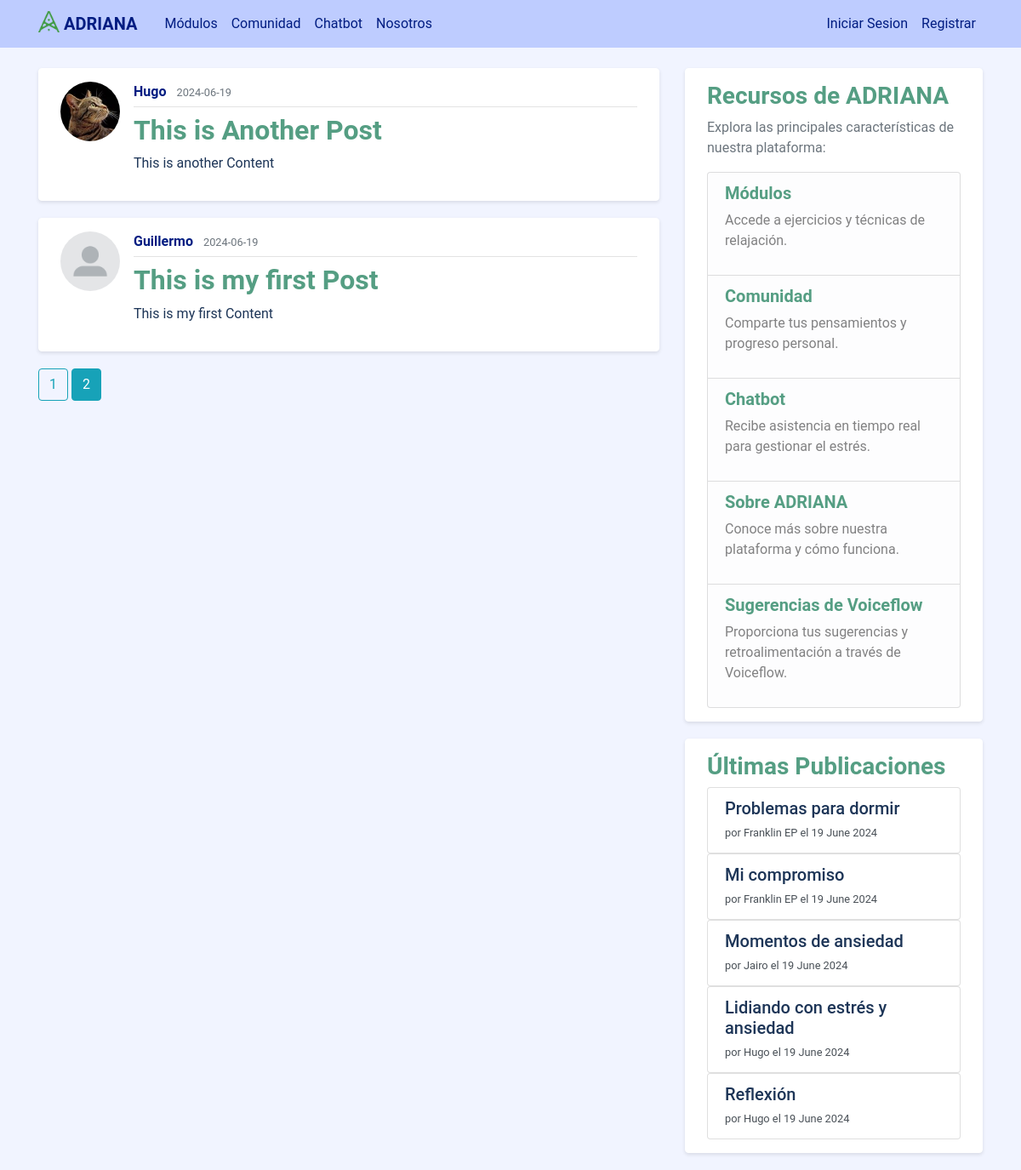
The page /home?page=2 on the database as committed earlier.
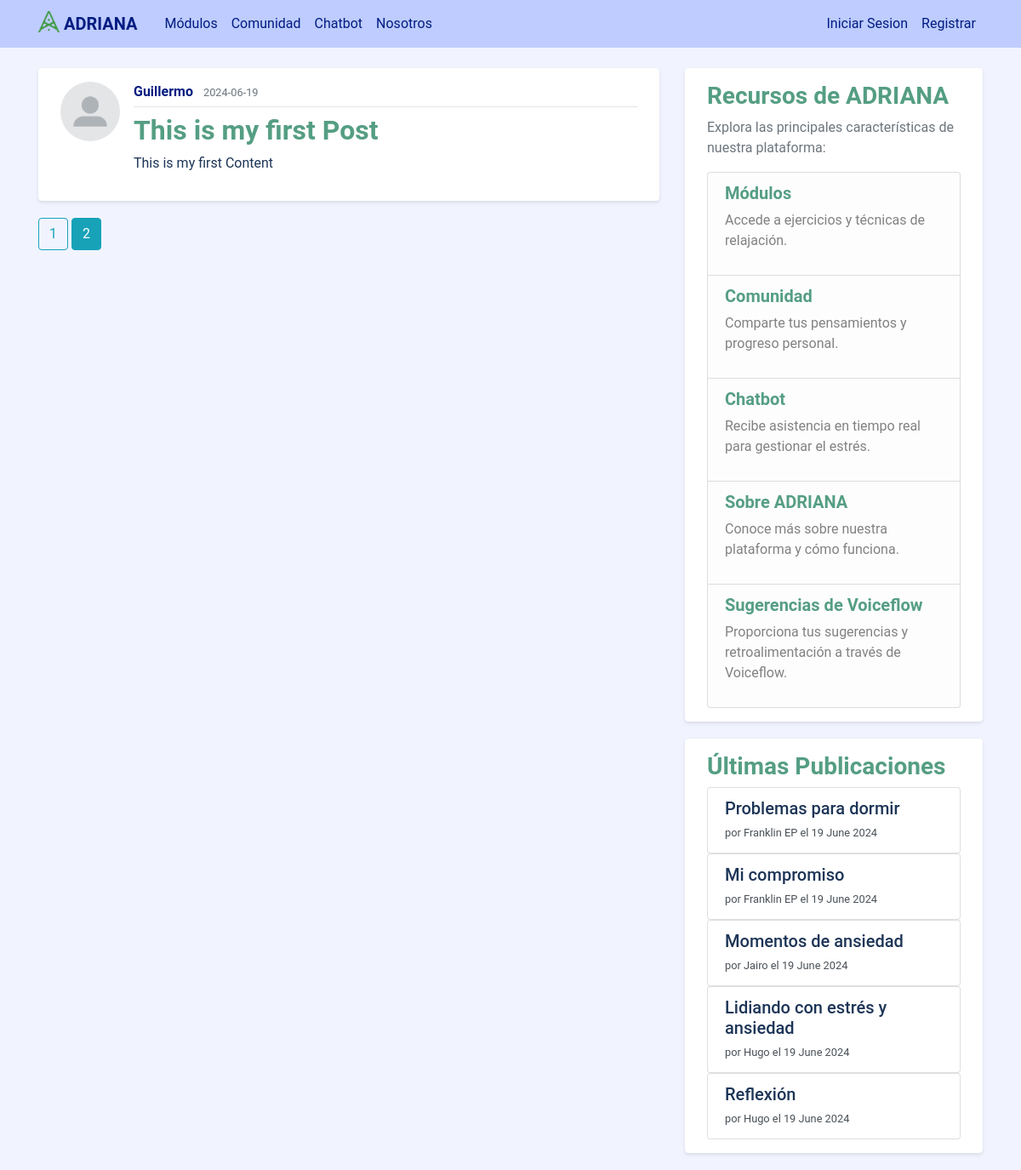
The same page on the database as committed later.
### adriana_assistant/models.py (models this page shows, shortened)
class Post(db.Model):
    id = db.Column(db.Integer, primary_key=True)
    title = db.Column(db.String(100), nullable=False)
    date_posted = db.Column(db.DateTime, nullable=False, default=datetime.utcnow)
    content = db.Column(db.Text, nullable=False)
    user_id = db.Column(db.Integer, db.ForeignKey('user.id'), nullable=False)

class User(db.Model, UserMixin):
    id = db.Column(db.Integer, primary_key=True)
    username = db.Column(db.String(20), unique=True, nullable=False)
    email = db.Column(db.String(120), unique=True, nullable=False)
    image_file = db.Column(db.String(20), nullable=False, default='default.jpg')
    password = db.Column(db.String(60), nullable=False)
    posts = db.relationship('Post', backref='author', lazy=True)

### adriana_assistant/routes.py (the view)
@app.route("/")
@app.route("/home")
def home():
    page = request.args.get('page', 1, type=int)
    posts = Post.query.order_by(Post.date_posted.desc()).paginate(page=page, per_page=5)
    latest_posts = Post.query.order_by(Post.date_posted.desc()).limit(5).all()
    return render_template('home.html', posts=posts, latest_posts=latest_posts)

### adriana_assistant/templates/home.html
{% extends "layout.html" %}
{% block content %}
    {% for post in posts.items %}
        <article class="media content-section">
          <img class="rounded-circle article-img" src="{{ url_for('static', filename='profile_pics/' + post.author.image_file) }}">
          <div class="media-body">
            <div class="article-metadata">
              <a class="mr-2 username" href="{{ url_for('user_posts', username=post.author.username) }}">{{ post.author.username }}</a>
              <small class="text-muted">{{ post.date_posted.strftime('%Y-%m-%d') }}</small>
            </div>
            <h2><a class="article-title" href="{{ url_for('post', post_id=post.id) }}">{{ post.title }}</a></h2>
            <p class="article-content">{{ post.content }}</p>
          </div>
        </article>
    {% endfor %}
    {% for page_num in posts.iter_pages(left_edge=1, right_edge=1, left_current=1, right_current=2) %}
      {% if page_num %}
        {% if posts.page == page_num %}
          <a class="btn btn-info mb-4" href="{{ url_for('home', page=page_num) }}">{{ page_num }}</a>
        {% else %}
          <a class="btn btn-outline-info mb-4" href="{{ url_for('home', page=page_num) }}">{{ page_num }}</a>
        {% endif %}
      {% else %}
        ...
      {% endif %}
    {% endfor %}
{% endblock content %}

### adriana_assistant/templates/layout.html (shortened to what the changed rows need)
<!DOCTYPE html>
<html>
<head>
    <link rel="stylesheet" href="https://maxcdn.bootstrapcdn.com/bootstrap/4.0.0/css/bootstrap.min.css">
    <link rel="stylesheet" type="text/css" href="{{ url_for('static', filename='main.css') }}">
</head>
<body>
    <main role="main" class="container">
      <div class="row">
        <div class="col-md-8">
          {% block content %}{% endblock %}
        </div>
        <div class="col-md-4">
          <div class="content-section mt-3">
            {% for post in latest_posts %}
                <div class="list-group">
                    <a href="{{ url_for('post', post_id=post.id) }}" class="list-group-item list-group-item-action">
                        <h5 class="mb-1">{{ post.title }}</h5>
                        <small>por {{ post.author.username }} el {{ post.date_posted.strftime('%d %B %Y') }}</small>
                    </a>
                </div>
            {% endfor %}
          </div>
        </div>
      </div>
    </main>
</body>
</html>

Rows that differ between the two databases and show on the page:
removed Post: image_file (picture), author.username "Hugo", date_posted "2024-06-19", title "This is Another Post", content "This is another Content"
